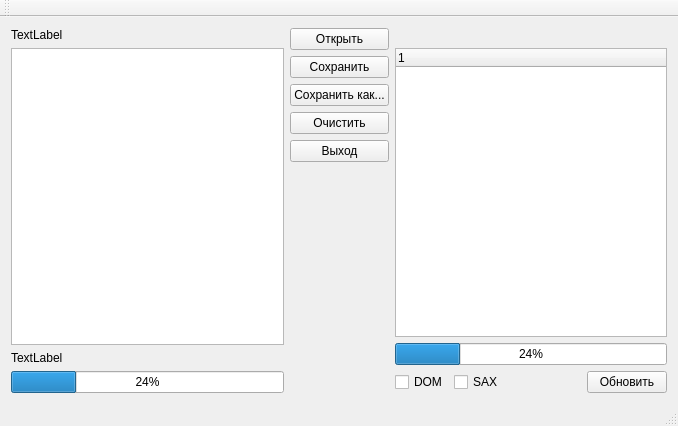
<?xml version="1.0" encoding="UTF-8"?>
<ui version="4.0">
 <class>MainWindow</class>
 <widget class="QMainWindow" name="MainWindow">
  <property name="geometry">
   <rect>
    <x>0</x>
    <y>0</y>
    <width>678</width>
    <height>426</height>
   </rect>
  </property>
  <property name="windowTitle">
   <string>MainWindow</string>
  </property>
  <widget class="QWidget" name="centralWidget">
   <layout class="QHBoxLayout" name="horizontalLayout_2">
    <item>
     <layout class="QVBoxLayout" name="verticalLayout">
      <item>
       <widget class="QLabel" name="label">
        <property name="text">
         <string>TextLabel</string>
        </property>
       </widget>
      </item>
      <item>
       <widget class="QTextEdit" name="textEdit"/>
      </item>
      <item>
       <widget class="QLabel" name="Label2">
        <property name="text">
         <string>TextLabel</string>
        </property>
       </widget>
      </item>
      <item>
       <widget class="QProgressBar" name="progressBar">
        <property name="value">
         <number>24</number>
        </property>
       </widget>
      </item>
     </layout>
    </item>
    <item>
     <layout class="QVBoxLayout" name="verticalLayout_2">
      <item>
       <widget class="QPushButton" name="open">
        <property name="text">
         <string>Открыть</string>
        </property>
       </widget>
      </item>
      <item>
       <widget class="QPushButton" name="save">
        <property name="text">
         <string>Сохранить</string>
        </property>
       </widget>
      </item>
      <item>
       <widget class="QPushButton" name="save_as">
        <property name="text">
         <string>Сохранить как...</string>
        </property>
       </widget>
      </item>
      <item>
       <widget class="QPushButton" name="clear">
        <property name="text">
         <string>Очистить</string>
        </property>
       </widget>
      </item>
      <item>
       <widget class="QPushButton" name="exit">
        <property name="text">
         <string>Выход</string>
        </property>
       </widget>
      </item>
      <item>
       <spacer name="verticalSpacer">
        <property name="orientation">
         <enum>Qt::Vertical</enum>
        </property>
        <property name="sizeHint" stdset="0">
         <size>
          <width>20</width>
          <height>40</height>
         </size>
        </property>
       </spacer>
      </item>
     </layout>
    </item>
    <item>
     <layout class="QVBoxLayout" name="verticalLayout_3">
      <item>
       <widget class="QLabel" name="Label1">
        <property name="text">
         <string/>
        </property>
       </widget>
      </item>
      <item>
       <widget class="QTreeWidget" name="treeWidget">
        <column>
         <property name="text">
          <string notr="true">1</string>
         </property>
        </column>
       </widget>
      </item>
      <item>
       <widget class="QProgressBar" name="progressBar_2">
        <property name="value">
         <number>24</number>
        </property>
       </widget>
      </item>
      <item>
       <layout class="QHBoxLayout" name="horizontalLayout">
        <item>
         <widget class="QCheckBox" name="checkBox">
          <property name="text">
           <string>DOM</string>
          </property>
         </widget>
        </item>
        <item>
         <widget class="QCheckBox" name="checkBox_2">
          <property name="text">
           <string>SAX</string>
          </property>
         </widget>
        </item>
        <item>
         <spacer name="horizontalSpacer">
          <property name="orientation">
           <enum>Qt::Horizontal</enum>
          </property>
          <property name="sizeHint" stdset="0">
           <size>
            <width>40</width>
            <height>20</height>
           </size>
          </property>
         </spacer>
        </item>
        <item>
         <widget class="QPushButton" name="pushButton_6">
          <property name="text">
           <string>Обновить</string>
          </property>
         </widget>
        </item>
       </layout>
      </item>
     </layout>
    </item>
   </layout>
  </widget>
  <widget class="QMenuBar" name="menuBar">
   <property name="geometry">
    <rect>
     <x>0</x>
     <y>0</y>
     <width>678</width>
     <height>21</height>
    </rect>
   </property>
  </widget>
  <widget class="QToolBar" name="mainToolBar">
   <attribute name="toolBarArea">
    <enum>TopToolBarArea</enum>
   </attribute>
   <attribute name="toolBarBreak">
    <bool>false</bool>
   </attribute>
  </widget>
  <widget class="QStatusBar" name="statusBar"/>
 </widget>
 <layoutdefault spacing="6" margin="11"/>
 <resources/>
 <connections/>
</ui>
